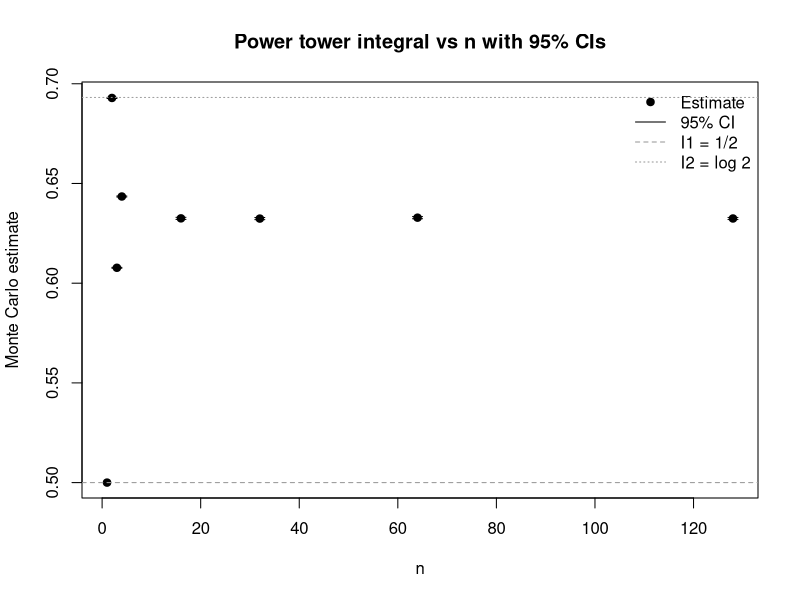

Source code (R): (Note: this script raises an error after producing the figure.)
## ---- chunk 1
knitr::opts_chunk$set(echo = TRUE, message = FALSE, warning = FALSE)
## ---- chunk 2
mc_power_tower <- function(n, N = 2e5, seed = NULL) {
  if (!is.null(seed)) set.seed(seed)
  t_start <- proc.time()[["elapsed"]]
  
  if (n == 1L) {
    est <- 0.5
    se  <- 0
    ci  <- c(0.5, 0.5)
    elapsed <- proc.time()[["elapsed"]] - t_start
    return(list(n = n, N = 0L, est = est, se = se, ci_lo = ci[1], ci_hi = ci[2],
                exact = 0.5, abs_err = 0, elapsed_s = elapsed))
  }
  
  # Simulate T = x2^(x3^(...^xn)) by starting at xn and folding down
  M <- N
  t <- runif(M)                  # x_n
  if (n > 2L) {
    for (k in seq_len(n - 2L)) { # generate x_{n-1}, ..., x_2
      u <- runif(M)
      t <- u^t
    }
  }
  y <- 1 / (1 + t)               # integrand after integrating out x1
  est <- mean(y)
  se  <- stats::sd(y) / sqrt(M)
  ci  <- est + c(-1, 1) * 1.96 * se
  elapsed <- proc.time()[["elapsed"]] - t_start
  
  exact <- if (n == 2L) log(2) else NA_real_  # known: I1 = 1/2, I2 = log 2
  abs_err <- if (!is.na(exact)) abs(est - exact) else NA_real_
  
  list(n = n, N = M, est = est, se = se, ci_lo = ci[1], ci_hi = ci[2],
       exact = exact, abs_err = abs_err, elapsed_s = elapsed)
}
## ---- chunk 3
ns_small <- c(1, 2, 3, 4)
ns_big   <- c(16, 32, 64, 128)

N_small <- 1e6    # good precision for small n
N_big   <- 2e5    # keeps runtime reasonable for deep towers

set.seed(5513)

res_small <- lapply(ns_small, function(n) mc_power_tower(n, N = if (n == 1) 0 else N_small))
res_big   <- lapply(ns_big,   function(n) mc_power_tower(n, N = N_big))

res <- do.call(rbind, lapply(c(res_small, res_big), as.data.frame))
res
## ---- chunk 4
op <- par(no.readonly = TRUE); on.exit(par(op), add = TRUE)

plot(res$n, res$est, pch = 19, xlab = "n", ylab = "Monte Carlo estimate",
     main = "Power tower integral vs n with 95% CIs", ylim = range(c(res$ci_lo, res$ci_hi)))
arrows(res$n, res$ci_lo, res$n, res$ci_hi, angle = 90, code = 3, length = 0.05)

# Add exact values where known
abline(h = 0.5, col = "gray60", lty = 2)         # I1 = 1/2
abline(h = log(2), col = "gray60", lty = 3)      # I2 = log 2
legend("topright",
       legend = c("Estimate", "95% CI", "I1 = 1/2", "I2 = log 2"),
       pch = c(19, NA, NA, NA),
       lty = c(NA, 1, 2, 3),
       col = c("black", "black", "gray60", "gray60"),
       bty = "n")
## ---- chunk 5
# Generic Monte Carlo integrator on hyper-rectangles
mcintegral <- function(f, d, N, lower = rep(0, d), upper = rep(1, d),
                       seed = NULL, conf = 0.95, batch_points = NULL) {
  if (!is.null(seed)) set.seed(seed)
  if (length(lower) != d || length(upper) != d) stop("lower/upper must be length d")
  vol <- prod(upper - lower)
  if (vol <= 0) stop("upper must be > lower component-wise")
  # choose batch size to keep memory modest
  if (is.null(batch_points)) batch_points <- max(1L, min(N, floor(1e6 / max(1L, d))))
  n_done <- 0L
  sum_fx <- 0.0
  sum_fx2 <- 0.0
  t0 <- proc.time()[["elapsed"]]
  while (n_done < N) {
    m <- min(batch_points, N - n_done)
    U <- matrix(runif(m * d), nrow = m, ncol = d)
    X <- sweep(U, 2, (upper - lower), `*`)
    X <- sweep(X, 2, lower, `+`)
    fx <- f(X)
    if (!is.numeric(fx) || length(fx) != m) stop("f(X) must return a numeric vector of length nrow(X)")
    sum_fx  <- sum_fx  + sum(fx)
    sum_fx2 <- sum_fx2 + sum(fx * fx)
    n_done <- n_done + m
  }
  mean_fx <- sum_fx / N
  var_fx  <- max(0, (sum_fx2 / N) - mean_fx^2) * N/(max(1, N - 1))  # unbiased-ish
  est <- mean_fx * vol
  se  <- sqrt(var_fx / N) * vol
  z   <- stats::qnorm(1 - (1 - conf)/2)
  ci  <- est + c(-1, 1) * z * se
  elapsed <- proc.time()[["elapsed"]] - t0
  list(est = est, se = se, ci_lo = ci[1], ci_hi = ci[2], N = N, d = d, elapsed_s = elapsed)
}

# Safe power tower helper for numerical stability
ptower <- function(x, t) {
  res <- exp(t * log(pmax(1e-15, x)))
  pmin(pmax(res, 0), 1)
}

# Helpers to build the power tower from a matrix of samples
tower_from_matrix <- function(X) {
  d <- ncol(X)
  if (d == 0L) return(rep(1, nrow(X)))
  t <- X[, d]
  if (d > 1L) {
    for (k in (d - 1L):1L) t <- ptower(X[, k], t)
  }
  t
}

integrand_direct <- function(n) {
  force(n)
  function(X) tower_from_matrix(X)  # X is (m x n)
}

integrand_reduced <- function(n) {
  force(n)
  function(X) {                     # X is (m x (n-1)) holding x2..xn
    t <- tower_from_matrix(X)
    1 / (1 + t)
  }
}
## ---- chunk 6
ns_small <- c(1, 2, 3, 4)
ns_big   <- c(16, 32, 64, 128)

# You can tune these; direct MC is costlier and has higher variance
N_small_direct <- 2e5
N_big_direct   <- 5e4
N_small_red    <- 1e6
N_big_red      <- 2e5

set.seed(5513)

# Direct method over [0,1]^n
res_dir_small <- lapply(ns_small, function(n) {
  if (n == 1L) {
    list(n = n, method = "direct", est = 0.5, se = 0, ci_lo = 0.5, ci_hi = 0.5, N = 0L,
         exact = 0.5, abs_err = 0, elapsed_s = 0)
  } else {
    out <- mcintegral(f = integrand_direct(n), d = n, N = N_small_direct)
    exact <- if (n == 2L) log(2) else NA_real_
    abs_err <- if (!is.na(exact)) abs(out$est - exact) else NA_real_
    c(list(n = n, method = "direct"), out, list(exact = exact, abs_err = abs_err))
  }
})

res_dir_big <- lapply(ns_big, function(n) {
  out <- mcintegral(f = integrand_direct(n), d = n, N = N_big_direct)
  exact <- NA_real_
  abs_err <- NA_real_
  c(list(n = n, method = "direct"), out, list(exact = exact, abs_err = abs_err))
})

# Variance-reduced on [0,1]^(n-1) using g(x2..xn) = 1/(1+T)
res_red_small <- lapply(ns_small, function(n) {
  if (n == 1L) {
    list(n = n, method = "reduced", est = 0.5, se = 0, ci_lo = 0.5, ci_hi = 0.5, N = 0L,
         exact = 0.5, abs_err = 0, elapsed_s = 0)
  } else {
    out <- mcintegral(f = integrand_reduced(n), d = n - 1L, N = N_small_red)
    exact <- if (n == 2L) log(2) else NA_real_
    abs_err <- if (!is.na(exact)) abs(out$est - exact) else NA_real_
    c(list(n = n, method = "reduced"), out, list(exact = exact, abs_err = abs_err))
  }
})

res_red_big <- lapply(ns_big, function(n) {
  out <- mcintegral(f = integrand_reduced(n), d = n - 1L, N = N_big_red)
  exact <- NA_real_
  abs_err <- NA_real_
  c(list(n = n, method = "reduced"), out, list(exact = exact, abs_err = abs_err))
})

res_dir_small <- res_dir_small
res_dir_big   <- res_dir_big
res_red_small <- res_red_small
res_red_big   <- res_red_big

# standardize and bind; objects above are already data.frames
res_mci <- do.call(rbind, c(res_dir_small, res_dir_big, res_red_small, res_red_big))
res_mci
## ---- chunk 7
op <- par(no.readonly = TRUE); on.exit(par(op), add = TRUE)
cols <- c(direct = "#1f77b4", reduced = "#d62728")

ylim <- range(c(res_mci$ci_lo, res_mci$ci_hi))
plot(NA, xlim = range(res_mci$n), ylim = ylim, xlab = "n", ylab = "Estimate",
     main = "Power tower integral: direct vs variance-reduced (95% CIs)")

for (m in names(cols)) {
  sub <- res_mci[res_mci$method == m, ]
  points(sub$n, sub$est, pch = if (m == "direct") 16 else 17, col = cols[m])
  arrows(sub$n, sub$ci_lo, sub$n, sub$ci_hi, angle = 90, code = 3, length = 0.05, col = cols[m])
}

abline(h = 0.5, col = "gray60", lty = 2)
abline(h = log(2), col = "gray60", lty = 3)
legend("topright",
       legend = c("Direct", "Reduced", "I1 = 1/2", "I2 = log 2"),
       pch = c(16, 17, NA, NA), lty = c(NA, NA, 2, 3),
       col = c(cols, "gray60", "gray60"), bty = "n")
## ---- chunk 8
knitr::opts_chunk$set(echo = TRUE, message = FALSE, warning = FALSE)
## ---- chunk 9
mc_power_tower <- function(n, N = 2e5, seed = NULL) {
  if (!is.null(seed)) set.seed(seed)
  t_start <- proc.time()[["elapsed"]]
  
  if (n == 1L) {
    est <- 0.5
    se  <- 0
    ci  <- c(0.5, 0.5)
    elapsed <- proc.time()[["elapsed"]] - t_start
    return(list(n = n, N = 0L, est = est, se = se, ci_lo = ci[1], ci_hi = ci[2],
                exact = 0.5, abs_err = 0, elapsed_s = elapsed))
  }
  
  # Simulate T = x2^(x3^(...^xn)) by starting at xn and folding down
  M <- N
  t <- runif(M)                  # x_n
  if (n > 2L) {
    for (k in seq_len(n - 2L)) { # generate x_{n-1}, ..., x_2
      u <- runif(M)
      t <- u^t
    }
  }
  y <- 1 / (1 + t)               # integrand after integrating out x1
  est <- mean(y)
  se  <- stats::sd(y) / sqrt(M)
  ci  <- est + c(-1, 1) * 1.96 * se
  elapsed <- proc.time()[["elapsed"]] - t_start
  
  exact <- if (n == 2L) log(2) else NA_real_  # known: I1 = 1/2, I2 = log 2
  abs_err <- if (!is.na(exact)) abs(est - exact) else NA_real_
  
  list(n = n, N = M, est = est, se = se, ci_lo = ci[1], ci_hi = ci[2],
       exact = exact, abs_err = abs_err, elapsed_s = elapsed)
}
## ---- chunk 10
ns_small <- c(1, 2, 3, 4)
ns_big   <- c(16, 32, 64, 128)

N_small <- 1e6    # good precision for small n
N_big   <- 2e5    # keeps runtime reasonable for deep towers

set.seed(5513)

res_small <- lapply(ns_small, function(n) mc_power_tower(n, N = if (n == 1) 0 else N_small))
res_big   <- lapply(ns_big,   function(n) mc_power_tower(n, N = N_big))

res <- do.call(rbind, lapply(c(res_small, res_big), as.data.frame))
res
## ---- chunk 11
op <- par(no.readonly = TRUE); on.exit(par(op), add = TRUE)

plot(res$n, res$est, pch = 19, xlab = "n", ylab = "Monte Carlo estimate",
     main = "Power tower integral vs n with 95% CIs", ylim = range(c(res$ci_lo, res$ci_hi)))
arrows(res$n, res$ci_lo, res$n, res$ci_hi, angle = 90, code = 3, length = 0.05)

# Add exact values where known
abline(h = 0.5, col = "gray60", lty = 2)         # I1 = 1/2
abline(h = log(2), col = "gray60", lty = 3)      # I2 = log 2
legend("topright",
       legend = c("Estimate", "95% CI", "I1 = 1/2", "I2 = log 2"),
       pch = c(19, NA, NA, NA),
       lty = c(NA, 1, 2, 3),
       col = c("black", "black", "gray60", "gray60"),
       bty = "n")
## ---- chunk 12
knitr::opts_chunk$set(echo = TRUE, message = FALSE, warning = FALSE)
## ---- chunk 13
mc_power_tower <- function(n, N = 2e5, seed = NULL) {
  if (!is.null(seed)) set.seed(seed)
  t_start <- proc.time()[["elapsed"]]
  
  if (n == 1L) {
    est <- 0.5
    se  <- 0
    ci  <- c(0.5, 0.5)
    elapsed <- proc.time()[["elapsed"]] - t_start
    return(list(n = n, N = 0L, est = est, se = se, ci_lo = ci[1], ci_hi = ci[2],
                exact = 0.5, abs_err = 0, elapsed_s = elapsed))
  }
  
  # Simulate T = x2^(x3^(...^xn)) by starting at xn and folding down
  M <- N
  t <- runif(M)                  # x_n
  if (n > 2L) {
    for (k in seq_len(n - 2L)) { # generate x_{n-1}, ..., x_2
      u <- runif(M)
      t <- u^t
    }
  }
  y <- 1 / (1 + t)               # integrand after integrating out x1
  est <- mean(y)
  se  <- stats::sd(y) / sqrt(M)
  ci  <- est + c(-1, 1) * 1.96 * se
  elapsed <- proc.time()[["elapsed"]] - t_start
  
  exact <- if (n == 2L) log(2) else NA_real_  # known: I1 = 1/2, I2 = log 2
  abs_err <- if (!is.na(exact)) abs(est - exact) else NA_real_
  
  list(n = n, N = M, est = est, se = se, ci_lo = ci[1], ci_hi = ci[2],
       exact = exact, abs_err = abs_err, elapsed_s = elapsed)
}
## ---- chunk 14
ns_small <- c(1, 2, 3, 4)
ns_big   <- c(16, 32, 64, 128)

N_small <- 1e6    # good precision for small n
N_big   <- 2e5    # keeps runtime reasonable for deep towers

set.seed(5513)

res_small <- lapply(ns_small, function(n) mc_power_tower(n, N = if (n == 1) 0 else N_small))
res_big   <- lapply(ns_big,   function(n) mc_power_tower(n, N = N_big))

res <- do.call(rbind, lapply(c(res_small, res_big), as.data.frame))
res
## ---- chunk 15
op <- par(no.readonly = TRUE); on.exit(par(op), add = TRUE)

plot(res$n, res$est, pch = 19, xlab = "n", ylab = "Monte Carlo estimate",
     main = "Power tower integral vs n with 95% CIs", ylim = range(c(res$ci_lo, res$ci_hi)))
arrows(res$n, res$ci_lo, res$n, res$ci_hi, angle = 90, code = 3, length = 0.05)

# Add exact values where known
abline(h = 0.5, col = "gray60", lty = 2)         # I1 = 1/2
abline(h = log(2), col = "gray60", lty = 3)      # I2 = log 2
legend("topright",
       legend = c("Estimate", "95% CI", "I1 = 1/2", "I2 = log 2"),
       pch = c(19, NA, NA, NA),
       lty = c(NA, 1, 2, 3),
       col = c("black", "black", "gray60", "gray60"),
       bty = "n")
## ---- chunk 16
# Generic Monte Carlo integrator on hyper-rectangles
mcintegral <- function(f, d, N, lower = rep(0, d), upper = rep(1, d),
                       seed = NULL, conf = 0.95, batch_points = NULL) {
  if (!is.null(seed)) set.seed(seed)
  if (length(lower) != d || length(upper) != d) stop("lower/upper must be length d")
  vol <- prod(upper - lower)
  if (vol <= 0) stop("upper must be > lower component-wise")
  # choose batch size to keep memory modest
  if (is.null(batch_points)) batch_points <- max(1L, min(N, floor(1e6 / max(1L, d))))
  n_done <- 0L
  sum_fx <- 0.0
  sum_fx2 <- 0.0
  t0 <- proc.time()[["elapsed"]]
  while (n_done < N) {
    m <- min(batch_points, N - n_done)
    U <- matrix(runif(m * d), nrow = m, ncol = d)
    X <- sweep(U, 2, (upper - lower), `*`)
    X <- sweep(X, 2, lower, `+`)
    fx <- f(X)
    if (!is.numeric(fx) || length(fx) != m) stop("f(X) must return a numeric vector of length nrow(X)")
    sum_fx  <- sum_fx  + sum(fx)
    sum_fx2 <- sum_fx2 + sum(fx * fx)
    n_done <- n_done + m
  }
  mean_fx <- sum_fx / N
  var_fx  <- max(0, (sum_fx2 / N) - mean_fx^2) * N/(max(1, N - 1))  # unbiased-ish
  est <- mean_fx * vol
  se  <- sqrt(var_fx / N) * vol
  z   <- stats::qnorm(1 - (1 - conf)/2)
  ci  <- est + c(-1, 1) * z * se
  elapsed <- proc.time()[["elapsed"]] - t0
  list(est = est, se = se, ci_lo = ci[1], ci_hi = ci[2], N = N, d = d, elapsed_s = elapsed)
}

# Numerically stable x^t to avoid NaNs near 0/1
ptower <- function(x, t) {
  res <- exp(t * log(pmax(1e-15, x)))
  pmin(pmax(res, 0), 1)
}

# Helpers to build the power tower from a matrix of samples
tower_from_matrix <- function(X) {
  d <- ncol(X)
  if (d == 0L) return(rep(1, nrow(X)))
  t <- X[, d]
  if (d > 1L) {
    for (k in (d - 1L):1L) t <- ptower(X[, k], t)
  }
  t
}

integrand_direct <- function(n) {
  force(n)
  function(X) tower_from_matrix(X)  # X is (m x n)
}

integrand_reduced <- function(n) {
  force(n)
  function(X) {                     # X is (m x (n-1)) holding x2..xn
    t <- tower_from_matrix(X)
    1 / (1 + t)
  }
}
## ---- chunk 17
ns_small <- c(1, 2, 3, 4)
ns_big   <- c(16, 32, 64, 128)

# You can tune these; direct MC is costlier and has higher variance
N_small_direct <- 2e5
N_big_direct   <- 5e4
N_small_red    <- 1e6
N_big_red      <- 2e5

set.seed(5513)

# Coerce rows to a uniform schema
std_row <- function(n, method, out, exact = NA_real_) {
  data.frame(
    n = n,
    method = method,
    est = out$est,
    se = out$se,
    ci_lo = out$ci_lo,
    ci_hi = out$ci_hi,
    N = out$N,
    d = out$d,
    elapsed_s = out$elapsed_s,
    exact = exact,
    abs_err = if (!is.na(exact)) abs(out$est - exact) else NA_real_,
    stringsAsFactors = FALSE
  )
}

# Direct method over [0,1]^n
res_dir_small <- lapply(ns_small, function(n) {
  if (n == 1L) {
    data.frame(n = 1L, method = "direct", est = 0.5, se = 0, ci_lo = 0.5, ci_hi = 0.5,
               N = 0L, d = 1L, elapsed_s = 0, exact = 0.5, abs_err = 0, stringsAsFactors = FALSE)
  } else {
    out <- mcintegral(f = integrand_direct(n), d = n, N = N_small_direct)
    exact <- if (n == 2L) log(2) else NA_real_
    std_row(n, "direct", out, exact)
  }
})

res_dir_big <- lapply(ns_big, function(n) {
  out <- mcintegral(f = integrand_direct(n), d = n, N = N_big_direct)
  std_row(n, "direct", out, NA_real_)
})

# Variance-reduced on [0,1]^(n-1)
res_red_small <- lapply(ns_small, function(n) {
  if (n == 1L) {
    data.frame(n = 1L, method = "reduced", est = 0.5, se = 0, ci_lo = 0.5, ci_hi = 0.5,
               N = 0L, d = 0L, elapsed_s = 0, exact = 0.5, abs_err = 0, stringsAsFactors = FALSE)
  } else {
    out <- mcintegral(f = integrand_reduced(n), d = n - 1L, N = N_small_red)
    exact <- if (n == 2L) log(2) else NA_real_
    std_row(n, "reduced", out, exact)
  }
})

res_red_big <- lapply(ns_big, function(n) {
  out <- mcintegral(f = integrand_reduced(n), d = n - 1L, N = N_big_red)
  std_row(n, "reduced", out, NA_real_)
})

res_mci <- do.call(rbind, c(res_dir_small, res_dir_big, res_red_small, res_red_big))
res_mci
## ---- chunk 18
op <- par(no.readonly = TRUE); on.exit(par(op), add = TRUE)
cols <- c(direct = "#1f77b4", reduced = "#d62728")

ylim <- range(c(res_mci$ci_lo, res_mci$ci_hi))
plot(NA, xlim = range(res_mci$n), ylim = ylim, xlab = "n", ylab = "Estimate",
     main = "Power tower integral: direct vs variance-reduced (95% CIs)")

for (m in names(cols)) {
  sub <- res_mci[res_mci$method == m, ]
  points(sub$n, sub$est, pch = if (m == "direct") 16 else 17, col = cols[m])
  arrows(sub$n, sub$ci_lo, sub$n, sub$ci_hi, angle = 90, code = 3, length = 0.05, col = cols[m])
}

abline(h = 0.5, col = "gray60", lty = 2)
abline(h = log(2), col = "gray60", lty = 3)
legend("topright",
       legend = c("Direct", "Reduced", "I1 = 1/2", "I2 = log 2"),
       pch = c(16, 17, NA, NA), lty = c(NA, NA, 2, 3),
       col = c(cols, "gray60", "gray60"), bty = "n")
